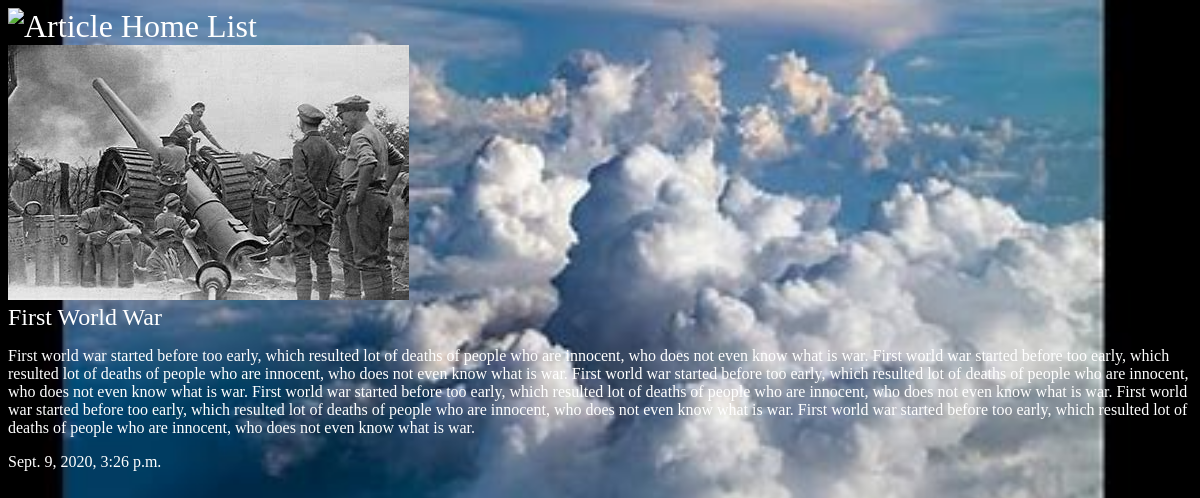
Screenshot of /articles/Wars/ with the database file from the repository.
### articles/models.py (models this page shows, shortened)
class Article(models.Model):
    title = models.CharField(max_length=100)
    slug = models.SlugField()
    body = models.TextField()
    date = models.DateTimeField(auto_now=True)
    thumbnail = models.ImageField(default='default.png',blank = True)

### articles/views.py (the view)
# urls.py: url(r'^(?P<slug>[\w-]+)/$',views.article_detail, name='detail'),
def article_detail(request,slug):
    article_for_detail = Article.objects.get(slug = slug)
    return render(request,'articles/article_detail.html',{'article_details': article_for_detail})

### articles/templates/articles/article_detail.html
{% extends 'base_layout.html' %}
{% block content %}
<div class="article-detail">
    <div class="article_details">
        <img src="{{article_details.thumbnail.url}}" />
        <h2>{{ article_details.title }}</h2>
        <p>{{ article_details.body }}</p>
        <p>{{ article_details.date }}</p>
    </div>
</div>
{% endblock %}

### assets/style.css (style rules this page uses)
body { background-color: #0f121f; background-image: url(/static/sky.png); background-position: center; background-repeat: no-repeat; background-size: cover; color: #fff; }
body * { font-family: Ubuntu; }
h1, h2, h3, h4, h5 { font-weight: normal; margin: 0; }

### rows the page displays
Article: thumbnail (picture), title "First World War", body "First world war started before too early, which resulted lot of deaths of people who are innocent, who does not even know what is war. First world war started before too early, which resulted lot of deaths of people who are innocent, who does not even know what is war. First world war started before too early, which resulted lot of deaths of people who are innocent, who does not even know what is war. First world war started before too early, which resulted lot of deaths of people who are innocent, who does not even know what is war. First world war started before too early, which resulted lot of deaths of people who are innocent, who does not even know what is war. First world war started…", date "Sept. 9, 2020, 3:26 p.m."
